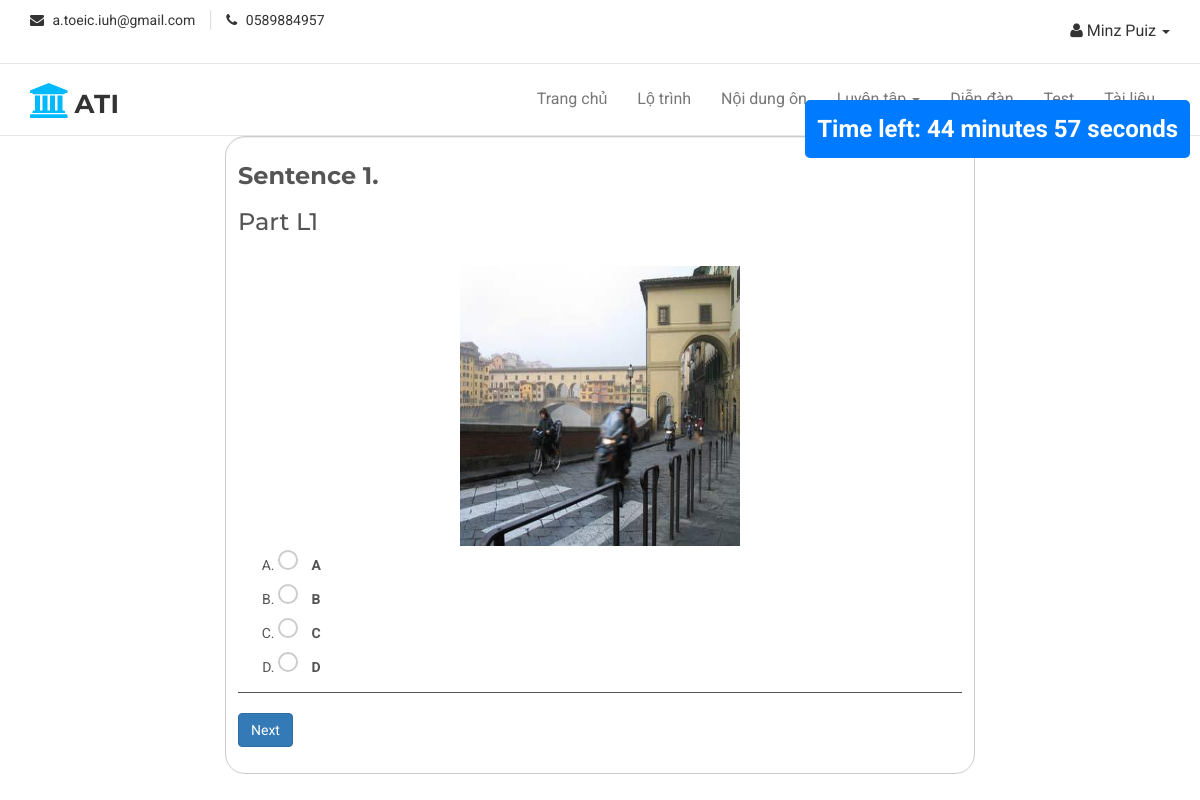
/view/TestL.php?test=test3 (signed in), run on the app's committed database.
### tables this page shows
CREATE TABLE `noidungon` (
  `MaCH` bigint(20) NOT NULL,
  `MaPart` varchar(10) NOT NULL,
  `Cauhoi` longtext NOT NULL,
  `DapanA` varchar(200) NOT NULL,
  `DapanB` varchar(200) NOT NULL,
  `DapanC` varchar(200) NOT NULL,
  `DapanD` varchar(200) NOT NULL,
  `DapanDung` varchar(200) NOT NULL,
  `MaDV` varchar(10) DEFAULT NULL,
  `Hinh` varchar(256) DEFAULT NULL,
  `script` text DEFAULT NULL,
  `route_level` int(10) DEFAULT NULL
);

### model/mTest.php (called while the page is built, shortened)
<?php
    class mTest
    {
		function getListening($MaDV,$MaCH)
        {
            $conn=mysqli_connect('localhost','ayayatoe','tP94l7nyXH(9#B','ayayatoe_toeic');
		    mysqli_set_charset($conn ,'utf8');
            if($conn)
            {
                $sql = "select * from noidungon where (MaPart ='L1' or MaPart ='L2' or MaPart ='L3' or MaPart ='L4') and MaDV='$MaDV' and MaCH = '$MaCH' ORDER BY MaPart ASC";
                $qr = mysqli_query($conn,$sql);
                return $qr;
            }
            else
            {
                return false;
            }
        }
        function getParaL($MaDe)
        {
            $conn=mysqli_connect('localhost','ayayatoe','tP94l7nyXH(9#B','ayayatoe_toeic');
		    mysqli_set_charset($conn ,'utf8');
            if($conn)
            {
                $sql = "select * from doanvan join dekiemtra_doanvan_noidungon on dekiemtra_doanvan_noidungon.MaDV = doanvan.MaDV join noidungon on dekiemtra_doanvan_noidungon.MaCH = noidungon.MaCH where noidungon.MaPart !='R5' and noidungon.MaPart !='R6' and noidungon.MaPart !='R7' and dekiemtra_doanvan_noidungon.MaDe = '$MaDe' GROUP BY dekiemtra_doanvan_noidungon.MaCH ORDER BY dekiemtra_doanvan_noidungon.id ASC";
                $qr = mysqli_query($conn,$sql);
                $reparaL = [];
                while($row = mysqli_fetch_assoc($qr))
                {
                    $reparaL[] = [
                        'MaDe' => $row['MaDe'],
                        'MaDV' => $row['MaDV'],
                        'NoidungDV' => $row['NoidungDV'],
                        'MaCH' => $row['MaCH'],
                        'hinhanh' => $row['hinhanh'],
                        'MaPartDV' => $row['MaPartDV'],
                        'id'    => $row['id']
                    ];
                }
                return $reparaL;
            }
            else
            {
                return false;
            }
        }
    }

### controller/cTest.php (called while the page is built, shortened)
<?php
    include('../model/mTest.php');
    class cTest
    {
        function reListening($MaDV,$MaCH)
        {
            $p= new mTest();
            $r = $p->getListening($MaDV,$MaCH);
            return $r;
        }
        function reParaL($MaDe)
        {
            $p= new mTest();
            $r = $p->getParaL($MaDe);
            return $r;
        }
    }

### view/TestL.php (the view, shortened to what this page needs)
<?php
  include('header.php');
  include('../controller/cTest.php');
  $p=new cTest();
  if($_SESSION['vt']=='HV')
  {
    $MaDe = $_GET['test'];
    $paraL = $p->reParaL($MaDe);
    $page = isset($_GET['page']) ? intval($_GET['page']) : 1;
    $questionsPerPage = 1;
    $totalPages = ceil(count($paraL) / $questionsPerPage);
    $startIndex = ($page - 1) * $questionsPerPage;
    $questions = array_slice($paraL, $startIndex, $questionsPerPage);
?>
<!DOCTYPE html>
<html lang="en">
<head>
    <link rel="stylesheet" href="../assets/css/DoTest.css">
</head>
<link rel="stylesheet" href="../assets/css/DoTest.css">
<link rel="stylesheet" href="../assets/css/img_aud.css">
<body>
    <div class="container">
        <div class="row">
            <div class="col-md-8 col-md-offset-2 col-sm-10 col-sm-offset-1 col-xs-12 border">
                <div id="countdown"></div>
                <div class="form-control">
                    <form method="POST" action="">
                        <?php
                            foreach ($questions as $index => $question) :
                        ?>
                            <?php
                                $re = $p->reListening($question['MaDV'], $question['MaCH']);
                            ?>
                            <?php
                                while($cot=mysqli_fetch_assoc($re))
                                {
                            ?>
                                    <?php
                                        echo '<b><h3>Sentence ' . $page.'.</b></h3>';
                                        echo '<h3>Part ' . $cot['MaPart'] . '</h3>';
                                        if($cot['MaPart']=='L1' || $cot['MaPart']=='L2')
                                        {
                                    ?>
                                            <audio controls autoplay src="../assets/audio/<?php echo $cot['Cauhoi']; ?>" type="audio/mp3" id="audioch"></audio><br>
                                    <?php
                                        }
                                        else
                                        {
                                    ?>
                                            <b><input class="form-control" type="text" name="cauhoi" id="cauhoi" value="<?php echo $cot['Cauhoi']; ?>" readonly></b>
                                    <?php
                                        }
                                        if($cot['MaPart']=='L1')
                                        {
                                    ?>
                                            <img src="../assets/img/L1/<?php echo $cot['Hinh']; ?>" alt="">
                                    <?php
                                        }
                                    ?>
                                    <ol type="A">
                                        <li>
                                            <input type="radio" name="dapan_<?php echo $cot['MaCH']; ?>" id="dapan_<?php echo $cot['MaCH']; ?>" value="<?php echo $cot['DapanA']; ?>">
                                            <label for="dapan_<?php echo $cot['MaCH']; ?>"><?php echo $cot['DapanA']; ?></label>
                                        </li>
                                        <li>
                                            <input type="radio" name="dapan_<?php echo $cot['MaCH']; ?>" id="dapan_<?php echo $cot['MaCH']; ?>" value="<?php echo $cot['DapanB']; ?>">
                                            <label for="dapan_<?php echo $cot['MaCH']; ?>"><?php echo $cot['DapanB']; ?></label>
                                        </li>
                                        <li>
                                            <input type="radio" name="dapan_<?php echo $cot['MaCH']; ?>" id="dapan_<?php echo $cot['MaCH']; ?>" value="<?php echo $cot['DapanC']; ?>">
                                            <label for="dapan_<?php echo $cot['MaCH']; ?>"><?php echo $cot['DapanC']; ?></label>
                                        </li>
                                    <?php
                                        if($cot['MaPart']!='L2')
                                        {
                                    ?>
                                        <li>
                                            <input type="radio" name="dapan_<?php echo $cot['MaCH']; ?>" id="dapan_<?php echo $cot['MaCH']; ?>" value="<?php echo $cot['DapanD']; ?>">
                                            <label for="dapan_<?php echo $cot['MaCH']; ?>"><?php echo $cot['DapanD']; ?></label>
                                        </li>
                                    <?php
                                        }
                                    ?>
                                    </ol>
                                    <div style="border-bottom: 1px solid;"></div>
                            <?php
                                }
                            ?>
                                    <br>
                        <?php endforeach; ?>
                        <?php if ($page < $totalPages) : ?>
                            <button type="submit" name="next" class="btn btn-primary">Next</button>
                        <?php else: ?>
                            <button type="submit" name="donetestL" id="donetestL" class="btn btn-success">Submit</button>
                        <?php endif; ?>
                    </form>
                        <br>
                </div>
            </div>
        </div>
    </div>
</body>
</html>
<?php
  }
  elseif($_SESSION['vt']=='QTHT')
  {
    echo '<script>alert("Bạn không phải học viên !")</script>';
    echo '<script>window.location.href="../Admin/index.php"</script>';
  }
  else
  {
    echo '<script>alert("Bạn không phải học viên !")</script>';
    echo '<script>window.location.href="index.php"</script>';
  }
?>

### assets/css/style.css (style rules this page uses)
body { background-color: #ffffff; font-family: "Roboto", sans-serif; color: #333333; font-size: 16px; overflow-x: hidden; }
h1, h2, h3, h4, h5, h6 { font-family: "Montserrat", sans-serif; }
img { border: none; }

### assets/css/DoTest.css (style rules this page uses)
.form-control { height: 100%; border-radius: 20px; }
input { cursor: pointer; }

### assets/css/img_aud.css (style rules this page uses)
audio, img { display: block; margin-left: auto; margin-right: auto; }
img { width: 280px; height: 280px; }
input[type="radio"] { appearance: none; -webkit-appearance: none; -moz-appearance: none; width: 20px; height: 20px; border: 2px solid #ccc; border-radius: 50%; outline: none; margin-right: 10px; cursor: pointer; background-color: transparent; background-repeat: no-repeat; background-size: contain; background-position: center; }

### view/TestL.php (style rules this page uses)
#countdown { position: fixed; top: 100px; right: 10px; font-size: 24px; font-weight: bold; color: #fff; background-color: #007bff; border: 2px solid #007bff; border-radius: 5px; padding: 10px; text-align: center; }

### data on the page
noidungon: MaPart "L1", Hinh (picture), DapanA "A", DapanB "B", DapanC "C", DapanD "D"

### other printed values
$r['TenUser'] "Minz Puiz"
